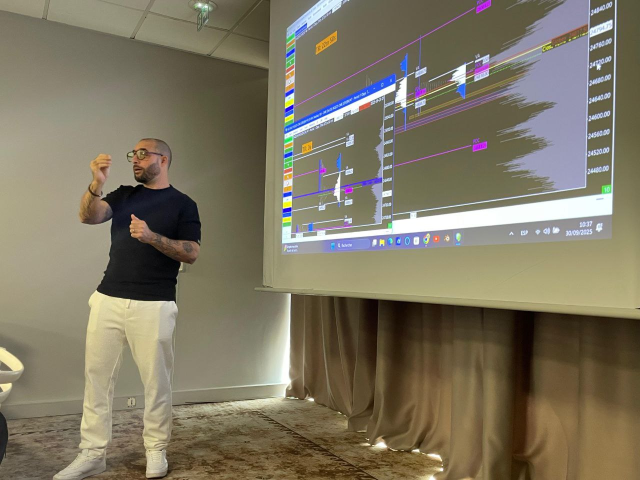
#> input picture images/bass-pointing.jpg, 1280 x 960 px (shown at 1/2 size)
$ python faire_bannieres.py
#> lines starting #> are read from the running program, lines starting #| are printed output that depends on the picture
"""Bannières homogènes pour tous les réseaux de Bass (22/10/2026 : « mets un truc homogène à tous mes réseaux »,
« prends celui de LinkedIn »). Même mise en page que la bannière LinkedIn, refaite en haute qualité depuis la photo
d'origine (../bass-pointing.jpg) : photo à gauche fondue dans le fond sombre, texte à droite.
Usage : python faire_bannieres.py  → banniere-x.png, banniere-youtube.png, banniere-facebook.png, banniere-linkedin.png"""
from pathlib import Path
from PIL import Image, ImageDraw, ImageFont

ICI = Path(__file__).parent
PHOTO = Image.open(ICI.parent / 'bass-pointing.jpg').convert('RGB')
#> PHOTO is the input picture: PIL image 1280x960 RGB; mean R, G, B 125.6, 117.8, 97.7
FOND = (10, 14, 22)
VERT = (46, 204, 113)
BLANC = (245, 247, 250)
GRIS = (190, 198, 210)
GRAS = 'C:/Windows/Fonts/segoeuib.ttf'
DEMI = 'C:/Windows/Fonts/seguisb.ttf'


def police(f, t):
    return ImageFont.truetype(f, t)


def banniere(W, H, zone, nom, photo_x=None):
    """zone = (x0, y0, x1, y1) : partie visible partout (zone sûre). photo_x : bord gauche de la photo."""
#> called with W = 1500, H = 500, zone = (0, 0, 1500, 500), nom = 'banniere-x.png', photo_x = 320
    x0, y0, x1, y1 = zone
    zh = y1 - y0
    im = Image.new('RGB', (W, H), FOND)
    # Photo : hauteur de la zone sûre agrandie de 25 %, collée à gauche de la zone, fondue à droite et à gauche.
    ph = int(zh * 1.25) if H > zh * 1.3 else H
    p = PHOTO.resize((int(PHOTO.width * ph / PHOTO.height), ph), Image.LANCZOS)
    px = x0 if photo_x is None else photo_x
    py = y0 + (zh - ph) // 2 if H > zh * 1.3 else 0
    masque = Image.new('L', p.size, 255)
#> masque: PIL image 666x500 L; every value is 255
    md = ImageDraw.Draw(masque)
    fondu_d, fondu_g = int(p.width * 0.45), int(p.width * 0.12)
#> fondu_d = 299; fondu_g = 79
    for i in range(fondu_d):
        md.line([(p.width - 1 - i, 0), (p.width - 1 - i, p.height)], fill=int(255 * (i / fondu_d) ** 1.6))
    for i in range(fondu_g):
        md.line([(i, 0), (i, p.height)], fill=min(255, int(255 * (i / fondu_g))))
    if H > zh * 1.3:  # fondu haut et bas quand la bannière dépasse la photo (YouTube)
        haut = Image.new('L', p.size, 255); hd = ImageDraw.Draw(haut); f = int(p.height * 0.18)
        for i in range(f):
            v = int(255 * i / f); hd.line([(0, i), (p.width, i)], fill=v); hd.line([(0, p.height - 1 - i), (p.width, p.height - 1 - i)], fill=v)
        from PIL import ImageChops
        masque = ImageChops.multiply(masque, haut)
    im.paste(p, (px, py), masque)
    # Texte à droite, dans la zone sûre.
    d = ImageDraw.Draw(im)
    tx = x0 + int((x1 - x0) * 0.50)
    larg = x1 - tx - int(zh * 0.08)
    t_titre = int(zh * 0.155)
    while police(GRAS, t_titre).getlength('Je forme des traders') > larg:
        t_titre -= 2
    f_sur, f_titre, f_sous = police(GRAS, int(t_titre * 0.30)), police(GRAS, t_titre), police(DEMI, int(t_titre * 0.36))
    y = y0 + int(zh * 0.20)
    d.text((tx, y), 'FORMATEUR EN TRADING · 10 ANS', font=f_sur, fill=VERT)
    y += int(t_titre * 0.62)
    d.text((tx, y), 'Je forme des traders', font=f_titre, fill=BLANC)
    y += int(t_titre * 1.12)
    d.text((tx, y), 'à ', font=f_titre, fill=BLANC)
    xa = tx + f_titre.getlength('à ')
    d.text((xa, y), 'lire le marché', font=f_titre, fill=VERT)
    d.text((xa + f_titre.getlength('lire le marché'), y), '.', font=f_titre, fill=BLANC)
    y += int(t_titre * 1.35)
    d.text((tx, y), 'Futures Nasdaq · Carnet d’ordres · Gestion du risque', font=f_sous, fill=GRIS)
    f_site = police(GRAS, int(t_titre * 0.32))
    site = 'basstrading.fr'
    d.text((x1 - int(zh * 0.06) - f_site.getlength(site), y1 - int(zh * 0.14)), site, font=f_site, fill=BLANC)
    im.save(ICI / nom, optimize=True)
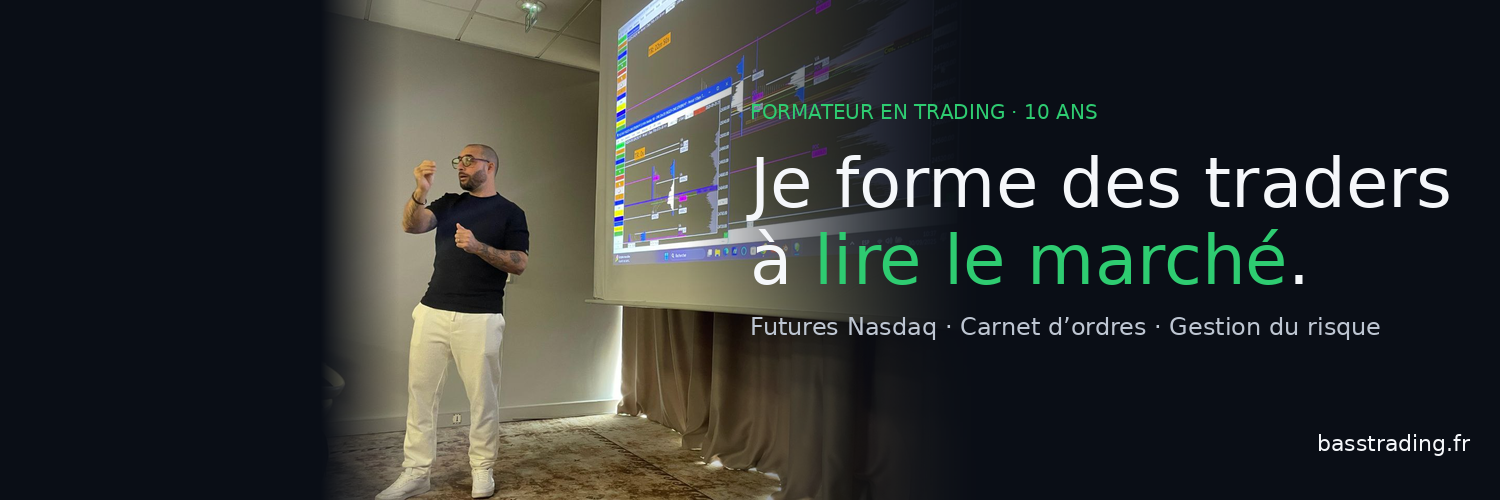
#> saved as banniere-x.png: PIL image 1500x500 RGB; mean R, G, B 47.6, 49.9, 48.6
    print(nom, W, H)


# X : 1500 × 500 ; la photo de profil couvre le bas à gauche (~x 40-375), on décale la photo pour que Bass reste visible.
banniere(1500, 500, (0, 0, 1500, 500), 'banniere-x.png', photo_x=320)
# YouTube : 2560 × 1440, zone visible sur tous les écrans = 1546 × 423 au centre.
banniere(2560, 1440, (507, 508, 2053, 931), 'banniere-youtube.png')
#> call 2 of banniere, with W = 2560, H = 1440, zone = (507, 508, 2053, 931), nom = 'banniere-youtube.png'
#> in banniere (call 2), `masque = Image.new('L', p.size, 255)`: masque: PIL image 704x528 L; every value is 255
#> in banniere (call 2), `masque = ImageChops.multiply(masque, haut)`:
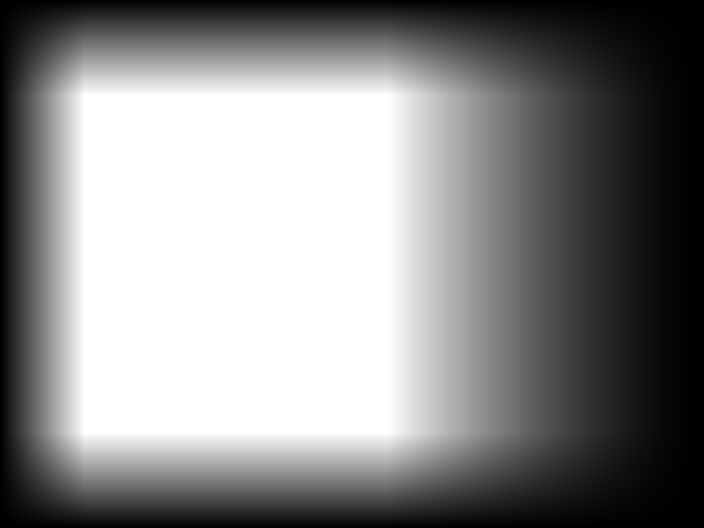
#> masque: PIL image 704x528 L; min 0, max 255, mean 137.8
#> in banniere (call 2), `im.save(ICI / nom, optimize=True)`:
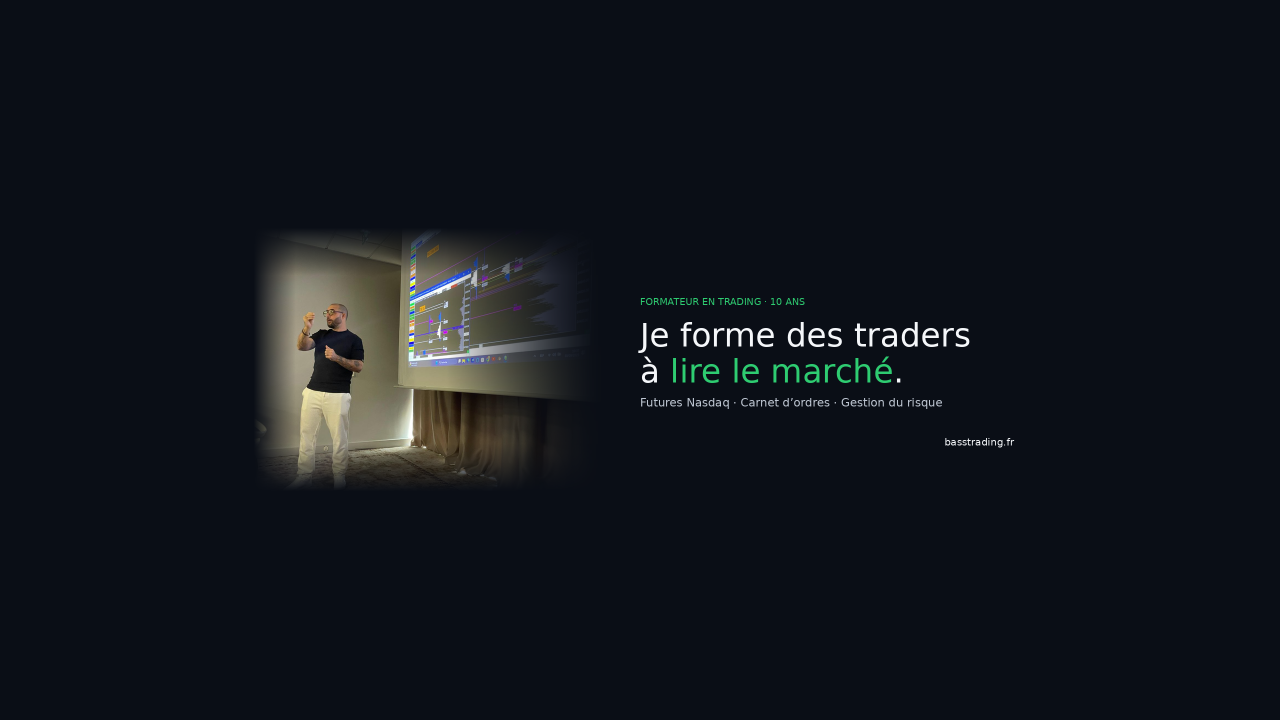
#> saved as banniere-youtube.png: PIL image 2560x1440 RGB (shown at 1/2 size); mean R, G, B 17.1, 20.8, 27.1
# Facebook : 1640 × 624 (le téléphone coupe les côtés : on garde une marge).
banniere(1640, 624, (90, 0, 1550, 624), 'banniere-facebook.png', photo_x=150)
#> call 3 of banniere, with W = 1640, H = 624, zone = (90, 0, 1550, 624), nom = 'banniere-facebook.png', photo_x = 150
#> in banniere (call 3), `im = Image.new('RGB', (W, H), FOND)`:
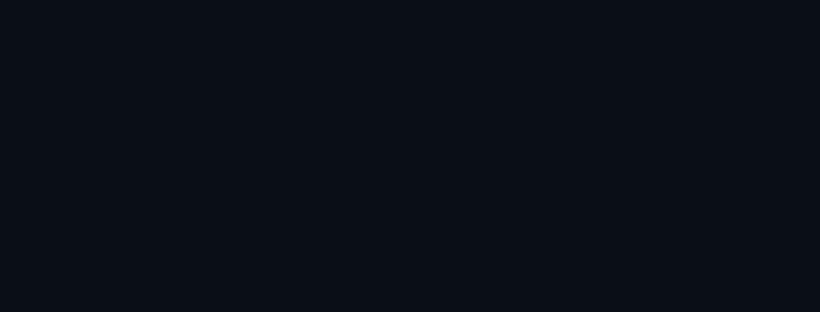
#> im: PIL image 1640x624 RGB (shown at 1/2 size); mean R, G, B 10, 14, 22
#> in banniere (call 3), `masque = Image.new('L', p.size, 255)`: masque: PIL image 832x624 L; every value is 255
#> in banniere (call 3), `im.save(ICI / nom, optimize=True)`:
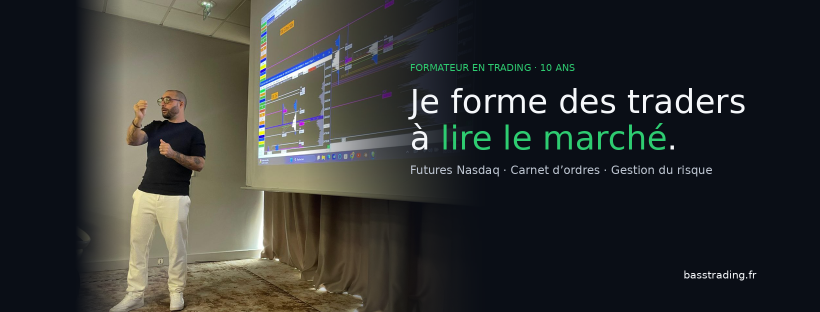
#> saved as banniere-facebook.png: PIL image 1640x624 RGB (shown at 1/2 size); mean R, G, B 51.2, 52.4, 50.3
# LinkedIn : 1584 × 396, pour remplacer l'actuelle (800 px) par une version nette.
banniere(1584, 396, (0, 0, 1584, 396), 'banniere-linkedin.png', photo_x=60)
#> call 4 of banniere, with W = 1584, H = 396, zone = (0, 0, 1584, 396), nom = 'banniere-linkedin.png', photo_x = 60
#> in banniere (call 4), `im = Image.new('RGB', (W, H), FOND)`:
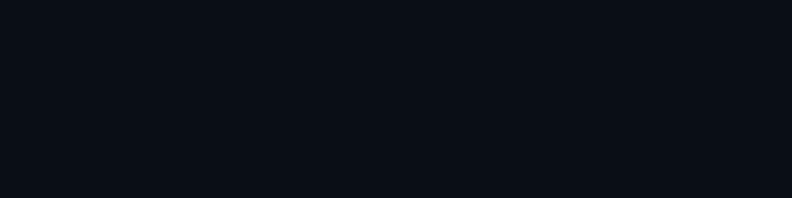
#> im: PIL image 1584x396 RGB (shown at 1/2 size); mean R, G, B 10, 14, 22
#> in banniere (call 4), `masque = Image.new('L', p.size, 255)`: masque: PIL image 528x396 L; every value is 255
#> in banniere (call 4), `im.save(ICI / nom, optimize=True)`:
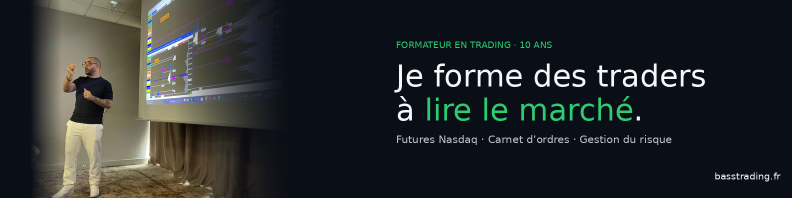
#> saved as banniere-linkedin.png: PIL image 1584x396 RGB (shown at 1/2 size); mean R, G, B 39.4, 42.4, 43.2
